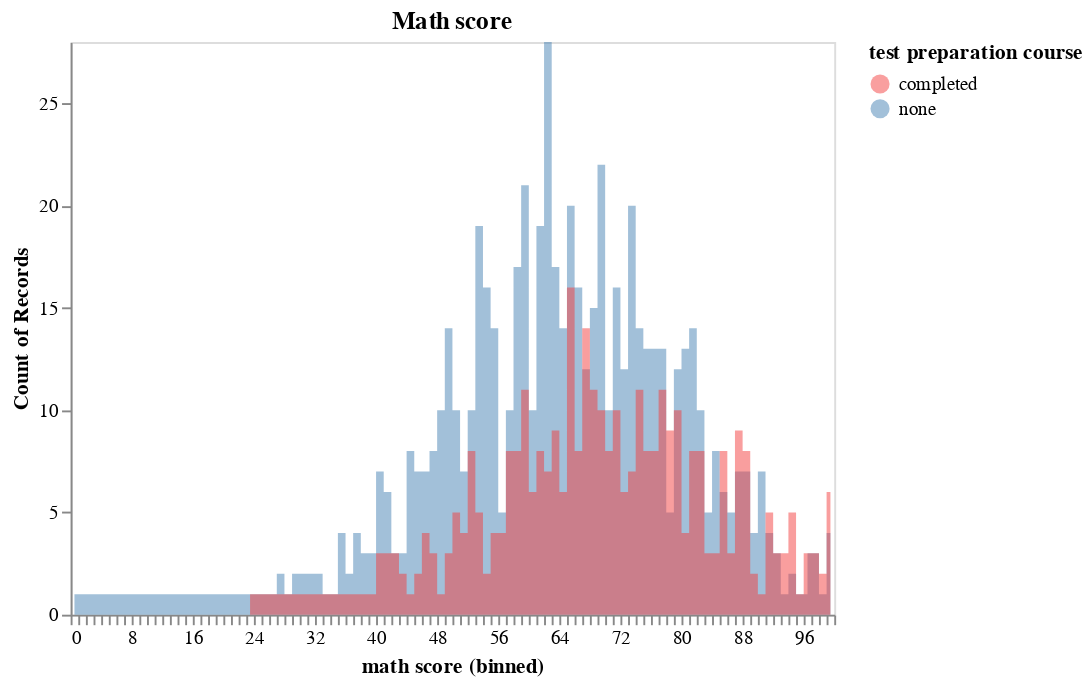

The notebook cell saved with this chart:
### Markdown cell above
#### Gráfico 1

A continuación, se muestra el efecto del curso de preparación para los exámenes en el puntaje en matemáticas:

### Code cell
range_ = ['#f43f3f','steelblue']

alt.Chart(data).mark_area(
    opacity=0.5,
    interpolate='step'
).encode(
    alt.X('math score:Q', bin=alt.Bin(maxbins=100)),
    alt.Y('count()', stack=None),
    alt.Color('test preparation course:N',
              scale=alt.Scale(range=range_))
).properties(
    title='Math score'
).configure_axis(
    grid=False)

### Figure 1 — Vega-Lite specification as saved in the notebook (floating-point values rounded to 4 significant figures; data arrays with more than 128 entries replaced by an {"elided": "..."} marker saying what was removed)
{"config": {"view": {"continuousWidth": 400, "continuousHeight": 300}, "axis": {"grid": false}}, "data": {"name": "data-5ed0fee1f52c75b08518dc83b95e01e6"}, "mark": {"type": "area", "interpolate": "step", "opacity": 0.5}, "encoding": {"color": {"field": "test preparation course", "scale": {"range": ["#f43f3f", "steelblue"]}, "type": "nominal"}, "x": {"bin": {"maxbins": 100}, "field": "math score", "type": "quantitative"}, "y": {"aggregate": "count", "stack": null, "type": "quantitative"}}, "title": "Math score", "$schema": "https://vega.github.io/schema/vega-lite/v4.17.0.json", "datasets": {"data-5ed0fee1f52c75b08518dc83b95e01e6": {"elided": "1000 records"}}}
